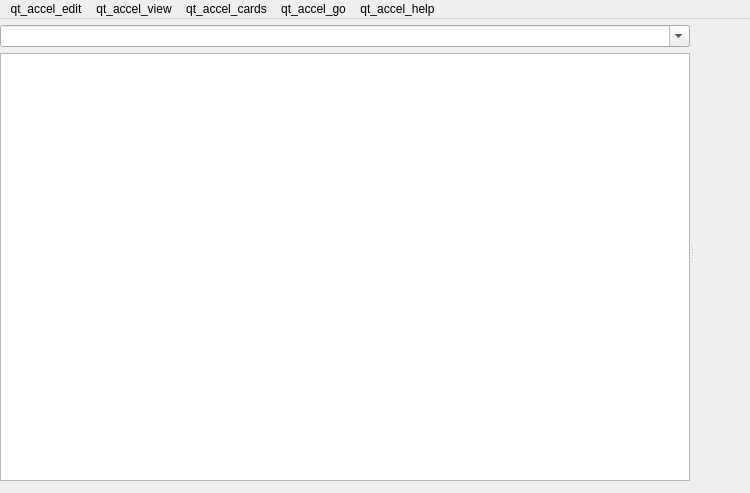
<?xml version="1.0" encoding="UTF-8"?>
<ui version="4.0">
 <class>Dialog</class>
 <widget class="QMainWindow" name="Dialog">
  <property name="geometry">
   <rect>
    <x>0</x>
    <y>0</y>
    <width>750</width>
    <height>493</height>
   </rect>
  </property>
  <property name="minimumSize">
   <size>
    <width>400</width>
    <height>400</height>
   </size>
  </property>
  <property name="windowIcon">
   <iconset>
    <normaloff>:/icons/anki.png</normaloff>:/icons/anki.png</iconset>
  </property>
  <widget class="QWidget" name="centralwidget">
   <layout class="QVBoxLayout" name="verticalLayout_3">
    <property name="spacing">
     <number>12</number>
    </property>
    <property name="leftMargin">
     <number>0</number>
    </property>
    <property name="topMargin">
     <number>6</number>
    </property>
    <property name="rightMargin">
     <number>6</number>
    </property>
    <property name="bottomMargin">
     <number>12</number>
    </property>
    <item>
     <widget class="QSplitter" name="splitter">
      <property name="sizePolicy">
       <sizepolicy hsizetype="Preferred" vsizetype="Expanding">
        <horstretch>4</horstretch>
        <verstretch>0</verstretch>
       </sizepolicy>
      </property>
      <property name="orientation">
       <enum>Qt::Horizontal</enum>
      </property>
      <widget class="QWidget" name="widget" native="true">
       <property name="sizePolicy">
        <sizepolicy hsizetype="Expanding" vsizetype="Preferred">
         <horstretch>3</horstretch>
         <verstretch>1</verstretch>
        </sizepolicy>
       </property>
       <layout class="QVBoxLayout" name="verticalLayout_2">
        <property name="spacing">
         <number>0</number>
        </property>
        <property name="leftMargin">
         <number>0</number>
        </property>
        <property name="topMargin">
         <number>0</number>
        </property>
        <property name="rightMargin">
         <number>0</number>
        </property>
        <property name="bottomMargin">
         <number>0</number>
        </property>
        <item>
         <layout class="QGridLayout" name="gridLayout">
          <property name="leftMargin">
           <number>0</number>
          </property>
          <property name="topMargin">
           <number>0</number>
          </property>
          <property name="rightMargin">
           <number>0</number>
          </property>
          <property name="bottomMargin">
           <number>6</number>
          </property>
          <property name="horizontalSpacing">
           <number>12</number>
          </property>
          <property name="verticalSpacing">
           <number>0</number>
          </property>
          <item row="0" column="1">
           <widget class="QComboBox" name="searchEdit">
            <property name="sizePolicy">
             <sizepolicy hsizetype="Expanding" vsizetype="Fixed">
              <horstretch>9</horstretch>
              <verstretch>0</verstretch>
             </sizepolicy>
            </property>
            <property name="editable">
             <bool>true</bool>
            </property>
            <property name="insertPolicy">
             <enum>QComboBox::NoInsert</enum>
            </property>
           </widget>
          </item>
         </layout>
        </item>
        <item>
         <widget class="QTableView" name="tableView">
          <property name="sizePolicy">
           <sizepolicy hsizetype="Expanding" vsizetype="Expanding">
            <horstretch>9</horstretch>
            <verstretch>1</verstretch>
           </sizepolicy>
          </property>
          <property name="minimumSize">
           <size>
            <width>0</width>
            <height>150</height>
           </size>
          </property>
          <property name="contextMenuPolicy">
           <enum>Qt::ActionsContextMenu</enum>
          </property>
          <property name="horizontalScrollBarPolicy">
           <enum>Qt::ScrollBarAsNeeded</enum>
          </property>
          <property name="editTriggers">
           <set>QAbstractItemView::NoEditTriggers</set>
          </property>
          <property name="tabKeyNavigation">
           <bool>false</bool>
          </property>
          <property name="alternatingRowColors">
           <bool>true</bool>
          </property>
          <property name="selectionBehavior">
           <enum>QAbstractItemView::SelectRows</enum>
          </property>
          <attribute name="horizontalHeaderCascadingSectionResizes">
           <bool>false</bool>
          </attribute>
          <attribute name="horizontalHeaderMinimumSectionSize">
           <number>20</number>
          </attribute>
          <attribute name="horizontalHeaderHighlightSections">
           <bool>false</bool>
          </attribute>
          <attribute name="horizontalHeaderShowSortIndicator" stdset="0">
           <bool>true</bool>
          </attribute>
         </widget>
        </item>
       </layout>
      </widget>
      <widget class="QWidget" name="verticalLayoutWidget">
       <layout class="QVBoxLayout" name="verticalLayout" stretch="0">
        <property name="spacing">
         <number>0</number>
        </property>
        <property name="leftMargin">
         <number>0</number>
        </property>
        <property name="topMargin">
         <number>1</number>
        </property>
        <property name="rightMargin">
         <number>0</number>
        </property>
        <property name="bottomMargin">
         <number>0</number>
        </property>
        <item>
         <layout class="QHBoxLayout" name="horizontalLayout2">
          <property name="spacing">
           <number>0</number>
          </property>
          <item>
           <widget class="QWidget" name="fieldsArea" native="true">
            <property name="sizePolicy">
             <sizepolicy hsizetype="Preferred" vsizetype="Expanding">
              <horstretch>0</horstretch>
              <verstretch>1</verstretch>
             </sizepolicy>
            </property>
            <property name="minimumSize">
             <size>
              <width>50</width>
              <height>200</height>
             </size>
            </property>
           </widget>
          </item>
         </layout>
        </item>
       </layout>
      </widget>
     </widget>
    </item>
   </layout>
  </widget>
  <widget class="QMenuBar" name="menubar">
   <property name="geometry">
    <rect>
     <x>0</x>
     <y>0</y>
     <width>750</width>
     <height>23</height>
    </rect>
   </property>
   <widget class="QMenu" name="menuEdit">
    <property name="title">
     <string>qt_accel_edit</string>
    </property>
    <addaction name="actionSelectAll"/>
    <addaction name="actionSelectNotes"/>
    <addaction name="actionInvertSelection"/>
    <addaction name="separator"/>
    <addaction name="actionClose"/>
   </widget>
   <widget class="QMenu" name="menuJump">
    <property name="title">
     <string>qt_accel_go</string>
    </property>
    <addaction name="actionFind"/>
    <addaction name="actionSidebarFilter"/>
    <addaction name="actionSidebar"/>
    <addaction name="actionNote"/>
    <addaction name="actionCardList"/>
    <addaction name="separator"/>
    <addaction name="actionFirstCard"/>
    <addaction name="actionPreviousCard"/>
    <addaction name="actionNextCard"/>
    <addaction name="actionLastCard"/>
   </widget>
   <widget class="QMenu" name="menu_Help">
    <property name="title">
     <string>qt_accel_help</string>
    </property>
    <addaction name="actionGuide"/>
   </widget>
   <widget class="QMenu" name="menu_Cards">
    <property name="title">
     <string>qt_accel_cards</string>
    </property>
    <addaction name="action_Info"/>
   </widget>
   <widget class="QMenu" name="menuqt_accel_view">
    <property name="title">
     <string>qt_accel_view</string>
    </property>
    <widget class="QMenu" name="menuLayout">
     <property name="title">
      <string>qt_accel_layout</string>
     </property>
     <addaction name="actionLayoutAuto"/>
     <addaction name="separator"/>
     <addaction name="actionLayoutVertical"/>
     <addaction name="actionLayoutHorizontal"/>
    </widget>
    <addaction name="action_toggle_mode"/>
    <addaction name="separator"/>
    <addaction name="actionFullScreen"/>
    <addaction name="separator"/>
    <addaction name="actionToggleSidebar"/>
    <addaction name="separator"/>
    <addaction name="actionZoomIn"/>
    <addaction name="actionZoomOut"/>
    <addaction name="actionResetZoom"/>
    <addaction name="separator"/>
    <addaction name="menuLayout"/>
   </widget>
   <addaction name="menuEdit"/>
   <addaction name="menuqt_accel_view"/>
   <addaction name="menu_Cards"/>
   <addaction name="menuJump"/>
   <addaction name="menu_Help"/>
  </widget>
  <action name="actionSelectAll">
   <property name="text">
    <string>qt_accel_select_all</string>
   </property>
   <property name="shortcut">
    <string notr="true">Ctrl+Alt+A</string>
   </property>
  </action>
  <action name="actionInvertSelection">
   <property name="text">
    <string>qt_accel_invert_selection</string>
   </property>
   <property name="shortcut">
    <string notr="true">Ctrl+Alt+S</string>
   </property>
  </action>
  <action name="actionFind">
   <property name="text">
    <string>qt_accel_find</string>
   </property>
   <property name="shortcut">
    <string notr="true">Ctrl+F</string>
   </property>
  </action>
  <action name="actionNote">
   <property name="text">
    <string>qt_accel_note</string>
   </property>
   <property name="shortcut">
    <string notr="true">Ctrl+Shift+N</string>
   </property>
  </action>
  <action name="actionNextCard">
   <property name="text">
    <string>qt_accel_next_card</string>
   </property>
   <property name="shortcut">
    <string notr="true">Ctrl+N</string>
   </property>
  </action>
  <action name="actionPreviousCard">
   <property name="text">
    <string>qt_accel_previous_card</string>
   </property>
   <property name="shortcut">
    <string notr="true">Ctrl+P</string>
   </property>
  </action>
  <action name="actionGuide">
   <property name="text">
    <string>qt_accel_guide</string>
   </property>
   <property name="shortcut">
    <string notr="true">F1</string>
   </property>
  </action>
  <action name="actionSelectNotes">
   <property name="text">
    <string>qt_accel_select_notes</string>
   </property>
  </action>
  <action name="actionSidebarFilter">
   <property name="text">
    <string>qt_accel_filter</string>
   </property>
   <property name="shortcut">
    <string notr="true">Ctrl+Shift+F</string>
   </property>
  </action>
  <action name="actionCardList">
   <property name="text">
    <string>browsing_card_list</string>
   </property>
   <property name="shortcut">
    <string notr="true">Ctrl+Shift+L</string>
   </property>
  </action>
  <action name="actionFirstCard">
   <property name="text">
    <string>browsing_first_card</string>
   </property>
   <property name="shortcut">
    <string notr="true">Home</string>
   </property>
  </action>
  <action name="actionLastCard">
   <property name="text">
    <string>browsing_last_card</string>
   </property>
   <property name="shortcut">
    <string notr="true">End</string>
   </property>
  </action>
  <action name="actionClose">
   <property name="text">
    <string>actions_close</string>
   </property>
   <property name="shortcut">
    <string notr="true">Ctrl+W</string>
   </property>
  </action>
  <action name="action_Info">
   <property name="text">
    <string>qt_accel_info</string>
   </property>
   <property name="shortcut">
    <string notr="true">Ctrl+Shift+I</string>
   </property>
  </action>
  <action name="actionSidebar">
   <property name="text">
    <string>browsing_sidebar</string>
   </property>
   <property name="shortcut">
    <string notr="true">Ctrl+Shift+R</string>
   </property>
  </action>
  <action name="action_toggle_mode">
   <property name="text">
    <string>browsing_toggle_showing_cards_notes</string>
   </property>
   <property name="shortcut">
    <string notr="true">Ctrl+Alt+T</string>
   </property>
  </action>
  <action name="actionFullScreen">
   <property name="text">
    <string>qt_accel_full_screen</string>
   </property>
  </action>
  <action name="actionToggleSidebar">
    <property name="text">
      <string>qt_accel_toggle_sidebar</string>
    </property>
  </action>
  <action name="actionZoomIn">
   <property name="text">
    <string>qt_accel_zoom_editor_in</string>
   </property>
  </action>
  <action name="actionZoomOut">
   <property name="text">
    <string>qt_accel_zoom_editor_out</string>
   </property>
  </action>
  <action name="actionResetZoom">
   <property name="text">
    <string>qt_accel_reset_zoom</string>
   </property>
   <property name="shortcut">
    <string notr="true">Ctrl+0</string>
   </property>
  </action>
  <action name="actionLayoutAuto">
   <property name="checkable">
    <bool>true</bool>
   </property>
   <property name="text">
    <string>qt_accel_layout_auto</string>
   </property>
  </action>
  <action name="actionLayoutVertical">
   <property name="checkable">
    <bool>true</bool>
   </property>
   <property name="text">
    <string>qt_accel_layout_vertical</string>
   </property>
  </action>
  <action name="actionLayoutHorizontal">
   <property name="checkable">
    <bool>true</bool>
   </property>
   <property name="text">
    <string>qt_accel_layout_horizontal</string>
   </property>
  </action>
  <action name="actionbrowsing_toggle_showing_cards_notes">
   <property name="text">
    <string>browsing_toggle_showing_cards_notes</string>
   </property>
  </action>
 </widget>
 <resources>
  <include location="icons.qrc"/>
 </resources>
 <connections>
  <connection>
   <sender>actionSelectAll</sender>
   <signal>triggered()</signal>
   <receiver>tableView</receiver>
   <slot>selectAll()</slot>
   <hints>
    <hint type="sourcelabel">
     <x>-1</x>
     <y>-1</y>
    </hint>
    <hint type="destinationlabel">
     <x>299</x>
     <y>279</y>
    </hint>
   </hints>
  </connection>
  <connection>
   <sender>actionClose</sender>
   <signal>triggered()</signal>
   <receiver>Dialog</receiver>
   <slot>_handle_close()</slot>
   <hints>
    <hint type="sourcelabel">
     <x>-1</x>
     <y>-1</y>
    </hint>
    <hint type="destinationlabel">
     <x>374</x>
     <y>199</y>
    </hint>
   </hints>
  </connection>
 </connections>
</ui>
